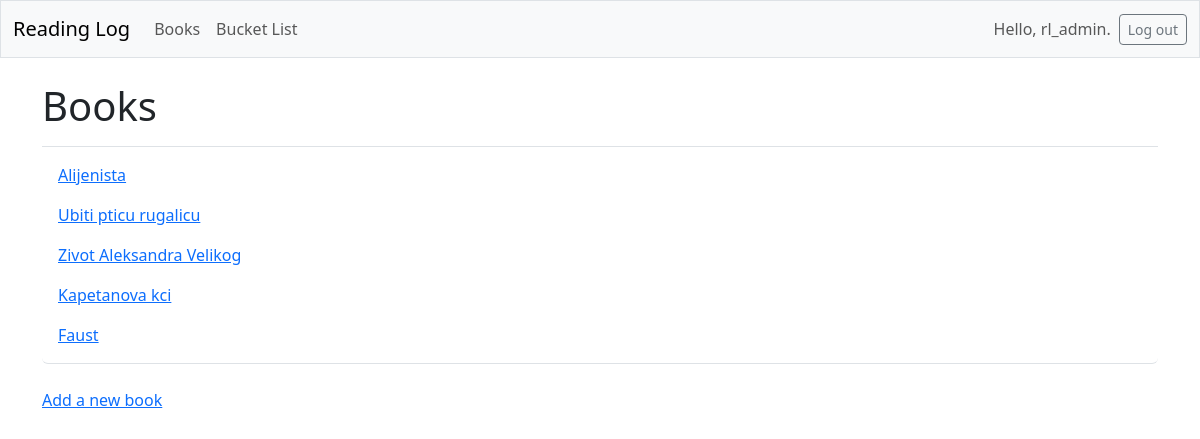
Page /books/ (signed in) on the earlier database version.
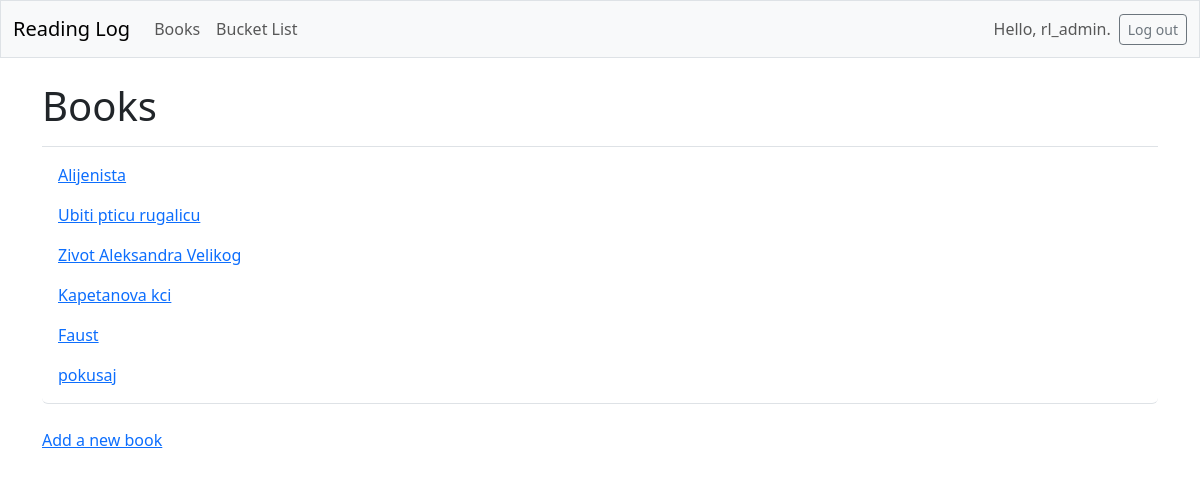
Same page on the later database version.
### reading_log/models.py (models this page shows, shortened)
class Book(models.Model):
    text = models.CharField(max_length=200)
    date_added = models.DateTimeField(auto_now_add=True)
    owner = models.ForeignKey(User, on_delete=models.CASCADE)
    in_bucket_list = models.BooleanField(default=False)

### reading_log/views.py (the view)
# urls.py: path('books/', views.books, name='books'),
@login_required
def books(request):
    books = Book.objects.filter(owner=request.user, in_bucket_list=False).order_by('date_added')
    context = {'books': books}
    return render(request, 'reading_log/books.html', context)

### reading_log/templates/reading_log/books.html
{% extends 'reading_log/base.html' %}
{% block page_header %}
  <h1>Books</h1>
{% endblock page_header %}
{% block content %}
  <ul class="list-group border-bottom pb-2 mb-4">
    {% for book in books %}
      <li class="list-group-item border-0">
        <a href="{% url 'reading_log:book' book.id %}">
          {{ book.text }}</a>
      </li>
    {% empty %}
      <li class="list-group-item border-0">No books have been added yet.</li>
    {% endfor %}
  </ul>
  <a href="{% url 'reading_log:new_book' %}">Add a new book</a>
{% endblock content %}

Differences in the rows shown:
added Book: text "pokusaj"
